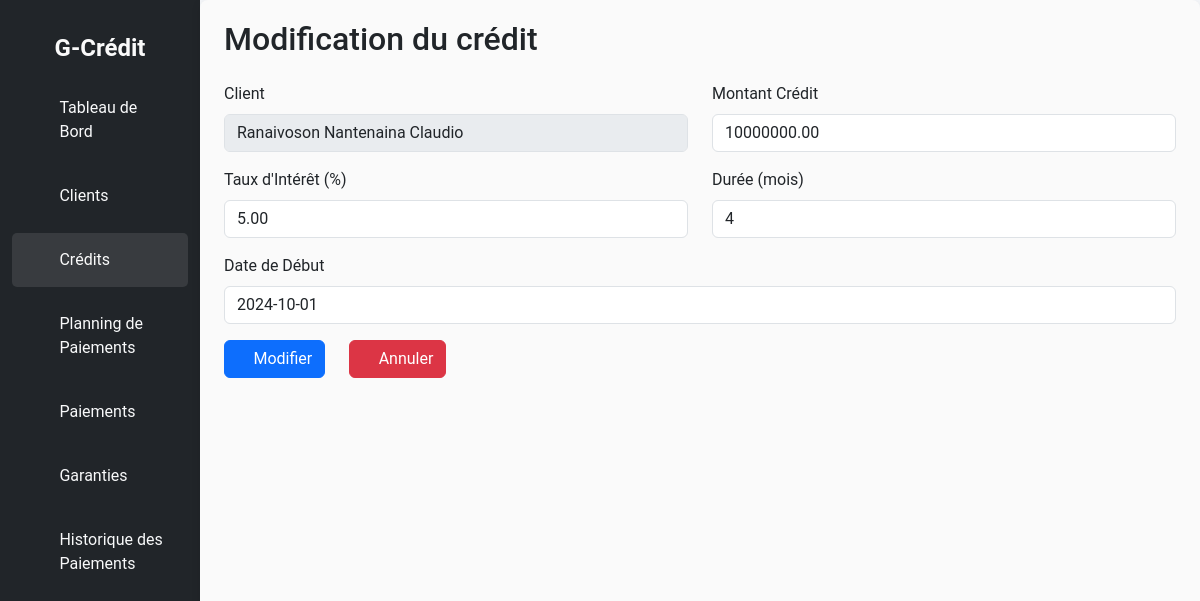
The page /credit/credits/modification/1/ on the database its author committed.
### credit/models.py (models this page shows, shortened)
class Credit(models.Model):
    id = models.AutoField(primary_key=True)
    client = models.ForeignKey('Client', on_delete=models.CASCADE, related_name="credits")
    montant_credit = models.DecimalField(max_digits=15, decimal_places=2)
    montant_total = models.DecimalField(max_digits=15, decimal_places=2)
    montant_restant = models.DecimalField(max_digits=15, decimal_places=2, default=0.00)
    taux_interet = models.DecimalField(max_digits=5, decimal_places=2)
    duree_mois = models.IntegerField()
    date_debut = models.DateField(db_index=True)
    date_fin = models.DateField(blank=True, null=True)
    STATUT_CHOICES = [
        ('en cours', 'En cours'),
        ('payé', 'Payé'),
        ('retard', 'En retard'),
    ]
    statut = models.CharField(max_length=10, choices=STATUT_CHOICES, default='en cours', db_index=True)

### credit/views.py (the view, shortened to what this page needs)
# urls.py: path('credits/modification/<int:id>/', views.CreditUpdate.as_view(), name='credit-update'),
class CreditUpdate(UpdateView):
    template_name  = 'Credits/creditUpdate.html'
    model = Credit
    form_class = CreditUpForm
    pk_url_kwarg = "id"
    success_url = '/credit/credits'

### credit/form.py
class CreditUpForm(forms.ModelForm):
    class Meta:
        model = Credit
        fields = ['client', 'montant_credit', 'taux_interet', 'duree_mois', 'date_debut']
        widgets = {
            'date_debut': forms.TextInput(attrs={'class': 'form-control'}),
        }
    def __init__(self, *args, **kwargs):
        super().__init__(*args, **kwargs)
        self.fields['client'].disabled = True
        for field in self.fields.values():
            field.widget.attrs['class'] = 'form-control'

### credit/models.py (called while the page is built)
    def __str__(self):
        return f"{self.nom} {self.prenom}"

### templates/Credits/creditUpdate.html (shortened to what this page needs)
{% load crispy_forms_tags %}
<!DOCTYPE html>
<html lang="fr">
<head>
    {% load static %}
    <link rel="stylesheet" href="{% static 'bootstrap/css/bootstrap.css' %}">
    <link rel="stylesheet" href="{% static 'credit/css/style.css' %}">
    <link rel="stylesheet" href="{% static 'bootstrap-icons-1.11.3/font/bootstrap-icons.css' %}">
    <link rel="stylesheet" href="{% static 'sweetalert/sweetalert2.min.css' %}">
</head>
<body>
    <div class="container-fluid">
        <div class="row">
            <nav class="col-md-3 col-lg-2 d-none d-md-block bg-dark sidebar">
                <div class="logo-details">
                    <span class="logo_name">G-Crédit</span>
                </div>
                <ul class="nav-links">
                    <li>
                        <a href="{% url 'home' %}">
                            <i class="bi bi-grid"></i>
                            <span>Tableau de Bord</span>
                        </a>
                    </li>
                    <li>
                        <a href="{% url 'client-list' %}">
                            <i class="bi bi-person"></i>
                            <span>Clients</span>
                        </a>
                    </li>
                    <li>
                        <a href="{% url 'credit-list' %}" class="active">
                            <i class="bi bi-calendar"></i>
                            <span>Crédits</span>
                        </a>
                    </li>
                    <li>
                        <a href="{% url 'planning-paiement-list' %}">
                            <i class="bi bi-file-earmark-text"></i>
                            <span>Planning de Paiements</span>
                        </a>
                    </li>
                    <li>
                        <a href="{% url 'paiement-list' %}">
                            <i class="bi bi-cash-coin"></i>
                            <span>Paiements</span>
                        </a>
                    </li>
                    <li>
                        <a href="{% url 'garantie-list' %}">
                            <i class="bi bi-shield-lock"></i>
                            <span>Garanties</span>
                        </a>
                    </li>
                    <li>
                        <a href="{% url 'historique-list' %}">
                            <i class="bi bi-journal-text"></i>
                            <span>Historique des Paiements</span>
                        </a>
                    </li>
                </ul>
            </nav>
            <main class="col-md-9 ms-sm-auto col-lg-10 px-md-4" id="main-content">
                <h2 class="mb-4">Modification du crédit</h2>
                <form method="post">
                    <div class="row">
                        <div class="col-md-6 mb-3">
                            <label for="id_client" class="form-label">Client</label>
                            {{ form.client }}
                        </div>
                        <div class="col-md-6 mb-3">
                            <label for="id_montant_total" class="form-label">Montant Crédit</label>
                            {{ form.montant_credit }}
                        </div>
                    </div>
                    <div class="row">
                        <div class="col-md-6 mb-3">
                            <label for="id_taux_interet" class="form-label">Taux d'Intérêt (%)</label>
                            {{ form.taux_interet }}
                        </div>
                        <div class="col-md-6 mb-3">
                            <label for="id_duree_mois" class="form-label">Durée (mois)</label>
                            {{ form.duree_mois }}
                        </div>
                    </div>
                    <div class="mb-3">
                        <label for="id_date_debut" class="form-label">Date de Début</label>
                        {{ form.date_debut }}
                    </div>
                    <div class="row">
                        <div class="col-auto">
                            <button type="submit" class="btn btn-primary">
                                <i class="bi bi-pen"></i> Modifier
                            </button>
                        </div>
                        <div class="col-auto">
                            <a href="{% url 'credit-list' %}" class="btn btn-danger">
                                <i class="bi bi-x-circle"></i> Annuler
                            </a>
                        </div>
                    </div>
                </form>
            </main>
        </div>
    </div>
</body>
</html>

### statics/credit/css/style.css (style rules this page uses)
* { margin: 0; padding: 0; box-sizing: border-box; transition: all 500ms ease; }
body { font-family: 'Roboto', sans-serif; background-color: #f5f7fa; }
.sidebar { padding-top: 20px; background-color: #343a40; color: white; height: 100vh; }
.logo-details { display: flex; justify-content: center; padding: 10px; }
.logo_name { font-size: 1.5rem; font-weight: bold; color: #fafafa; }
.nav-links { list-style: none; padding: 0; }
.nav-links li { width: 100%; padding: 5px 0; }
.nav-links a { display: flex; align-items: center; padding: 15px; color: #f8f9fa; text-decoration: none; transition: background 0.3s, color 0.3s; }
.nav-links a i { margin-right: 20px; }
.nav-links a:hover, .nav-links a.active { background-color: rgba(255, 255, 255, 0.1); color: #fafafa; border-radius: 5px; }
#main-content { padding: 20px; background-color: #fafafa; border-radius: 8px; box-shadow: 0 2px 10px rgba(0, 0, 0, 0.1); }

### rows shown on the page
Credit: client "Ranaivoson Nantenaina Claudio", montant_credit "10000000.00", taux_interet "5.00", duree_mois "4", date_debut "2024-10-01"
